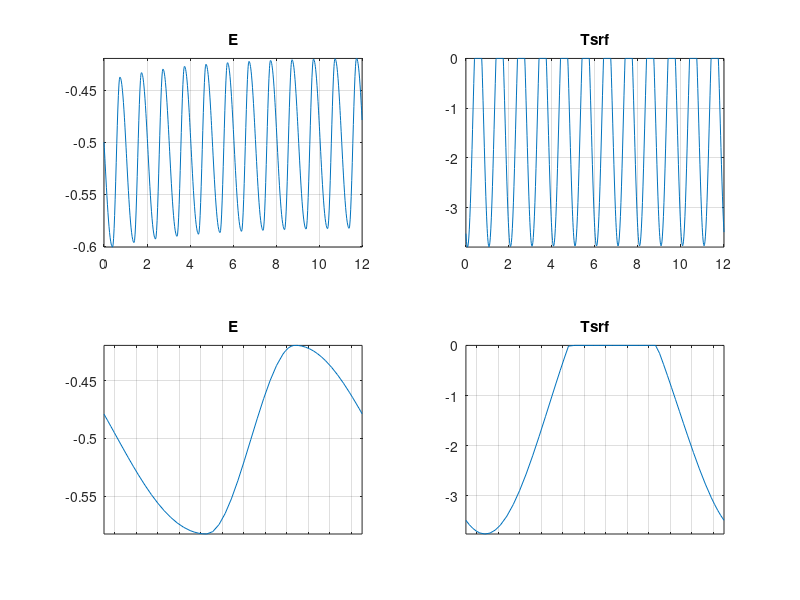

Source code (MATLAB):
function [final_year, full_time_series]=sea_ice_model_E12(varargin)
%   [final_year, full_time_series]=sea_ice_model_E12(arguments)
%
% Toy model of sea ice in an ocean mixed layer below a thermodynamic
% atmosphere. Nondimensional parameters and model state are described in
% the reference below.
%
%   Output: final_year or full_time_series = [t E Tsrf]
%
% Example: Plot steady-state seasonal cycle with seasonally ice-free conditions
%   Y=sea_ice_model_E12('Lm=0.95','FB=0');
%   subplot(2,1,1), plot(Y(:,1),-Y(:,2)*5.9), ylabel('ice thickness (m)')
%   subplot(2,1,2), plot(Y(:,1),Y(:,3)*8.8), ylabel('sfc temp (^oC)')
%
% See also the dimensional version of this model at
%   http://eisenman.ucsd.edu/code/sea_ice_model_E12_dimensional.m
%
% Reference:
%   Ian Eisenman, 2012. Factors controlling the bifurcation structure of
%   sea ice retreat. J Geophys Res 117, D01111. 
%
% Ian Eisenman (eisenman@ucsd.edu), 2012

global Sa Lm La phi B zeta Da ha FB

% === Model parameters ===
Sa=1.5;
Lm=1.25;
La=0.73;
phi=0.15;
B=0.45;
zeta=0.12;
Da=0.43;
ha=0.08;
FB=0;

% === Integration parameters ===
E0=-0.5; % initial value of E
max_dur=50; % max duration of integration (yrs)
spin_up=1; % whether to stop before max_dur if model is spun up
spun_up=3e-4; % tolerance for model to be considered spun up
silent=0; % if 1, don't display error or final value
odesolver='ode45'; % which ode solver to use
RelTol=1e-5; % for ODE solver
AbsTol=1e-6; % for ODE solver
t0=0; % time offset for starting point

% === EDIT PARAMETERS BELOW HERE ===
% parameter value changes as input to function (batch mode)
if nargin>0, for j=1:length(varargin), eval([varargin{j} ';']), end, end
% parameter value changes for interactive run
if nargout==0
    % = Enter changes to default parameter values here for interactive run =
    %Lm=1.1;
end

% ======

% === Integration ===
% run integration one yr at a time until spun_up condition or max duration
intyr=1; E=[]; t=[];
options=odeset('RelTol',RelTol,'AbsTol',AbsTol);
while intyr<=max_dur
    if strcmp(odesolver,'ode45'), [tt,EE]=ode45(@dEdt,intyr+t0+[-1 0],E0,options); end
    if strcmp(odesolver,'ode23t'), [tt,EE]=ode23t(@dEdt,intyr+t0+[-1 0],E0,options); end
    if strcmp(odesolver,'ode15s'), [tt,EE]=ode15s(@dEdt,intyr+t0+[-1 0],E0,options); end
    if strcmp(odesolver,'ode23'), [tt,EE]=ode23(@dEdt,intyr+t0+[-1 0],E0,options); end
    E=[E; EE]; t=[t; tt];
    intyr2=intyr;
    E0=EE(end,:); intyr=intyr+1;
    if ( abs(EE(end,:)-EE(1,:)) < spun_up ) && spin_up, intyr=max_dur+1; end
end
if silent==0 % display final value/error in command window
    if intyr2<max_dur
        disp(['Integration ended at year ' num2str(intyr2) ' with final value E0=' mat2str(EE(end),2)])
    else
        disp(['Integration ended at year ' num2str(intyr2) ' with final value E0=' mat2str(EE(end),2)])
        disp(['ERROR: Integral did not converge during ' num2str(intyr2) ' years.'])
    end
end

% === plotting or output ===
% find sfc temp from t,E output using model function
[F TT]=dEdt(tt,EE);
tt=tt-tt(1);
Yf=[tt EE TT];
[F T]=dEdt(t,E);
Y=[t E T];
if nargout>0 % output
    final_year=Yf;
    full_time_series=Y;
else % plotting
    save tmp.mat Yf Y
    % plot evolution of model state: full time series
    if sum(2==get(0,'children')), close(2), end
    figure(2), clf, set(gcf,'position',[19 407 560 402])
    subplot(2,2,1)
    plot(t,E), title('E')
    axis tight, grid on
    subplot(2,2,2)
    plot(t,T), title('Tsrf')
    axis tight, grid on
    % plot evolution of model state: final year
    subplot(2,2,3)
    plot(tt,EE), title('E')
    axis tight, grid on
    set(gca,'xtick',(15:30:360)/360,'xticklabel',[])
    subplot(2,2,4)
    TT(EE>=0)=NaN;
    plot(tt,TT), title('Tsrf')
    axis tight, grid on, yl=get(gca,'ylim'); if yl(2)<0, yl(2)=0; end, set(gca,'ylim',yl)
    set(gca,'xtick',(15:30:360)/360,'xticklabel',[])
end


% ===================


% === model equations ===
function [F T]=dEdt(t,E)
global Sa Lm La phi B zeta Da ha FB

A=(1+Da*tanh(E/ha)).*(1-Sa*cos(2*pi*t))+(-Lm-La*cos(2*pi*(t-phi)));
T= (E>=0).*E + (E<0).*(A<0).*( A./B.*(1-zeta./E).^(-1) );
F=A-B.*T+FB;
